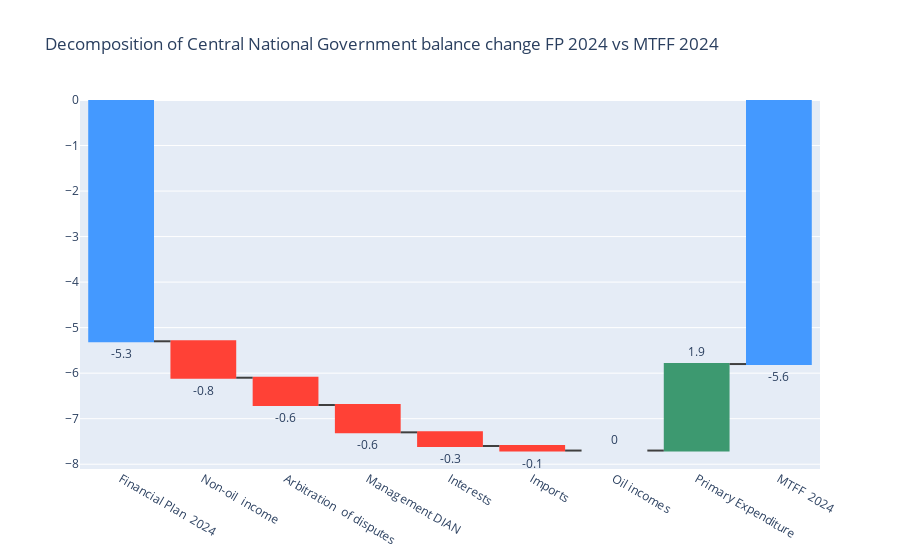

Notebook source saved alongside this figure:
### Code cell
import plotly.express as px
import plotly.graph_objects as go

df = data_g15_graph.copy()

fig = go.Figure(go.Waterfall(
    name = "20", orientation = "v",
    measure = ["absolute", "relative", "relative", "relative", "relative", "relative", "relative", "relative",  "total"],
    x = df.KPI,
    textposition = "outside",
    text =  df["% GDP"],
    y = df["% GDP"],
    connector = {"line":{"color":"rgb(63, 63, 63)"}},
))

fig.update_layout(
        title = "Decomposition of Central National Government balance change FP 2024 vs MTFF 2024"
)

fig.show()
fig.write_html('./G15.html')

### Figure 1 — Plotly figure (JSON) as saved in the notebook; plotly's stock layout.template omitted (floating-point values rounded to 4 significant figures)
{"data": [{"connector": {"line": {"color": "rgb(63, 63, 63)"}}, "measure": ["absolute", "relative", "relative", "relative", "relative", "relative", "relative", "relative", "total"], "name": "20", "orientation": "v", "text": [-5.3, -0.8, -0.6, -0.6, -0.3, -0.1, 0, 1.9, -5.6], "textposition": "outside", "type": "waterfall", "x": ["Financial Plan  2024", "Non-oil  income", "Arbitration  of disputes", "Management DIAN", "Interests", "Imports", "Oil incomes", "Primary Expenditure", "MTFF  2024"], "y": [-5.3, -0.8, -0.6, -0.6, -0.3, -0.1, 0, 1.9, -5.6]}], "layout": {"autosize": true, "title": {"text": "Decomposition of Central National Government balance change FP 2024 vs MTFF 2024"}, "xaxis": {"autorange": true, "range": [-0.5, 8.5], "type": "category"}, "yaxis": {"autorange": true, "range": [-8.105, 0], "type": "linear"}}}
